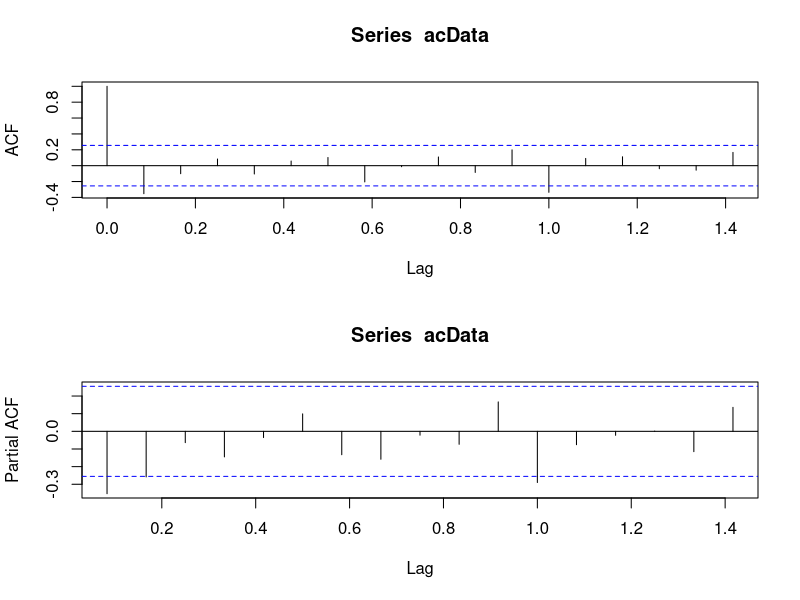

This chart was generated by the following R code: (Note: this script raises an error after producing the figure.)
acData=diff(diff(USAccDeaths,12))

par(mfrow=c(2,1))

# obtain acf and pacf below
acf(acData)
pacf(acData)

sarima(USAccDeaths, 0,1,1,0,1,1,12)

model<- arima(x=USAccDeaths, order = c(0,1,1), seasonal = list(order=c(0,1,1), period=12))
pval<-Box.test(model$coef, lag=log(length(model$residuals)))
plot(USAccDeaths)
